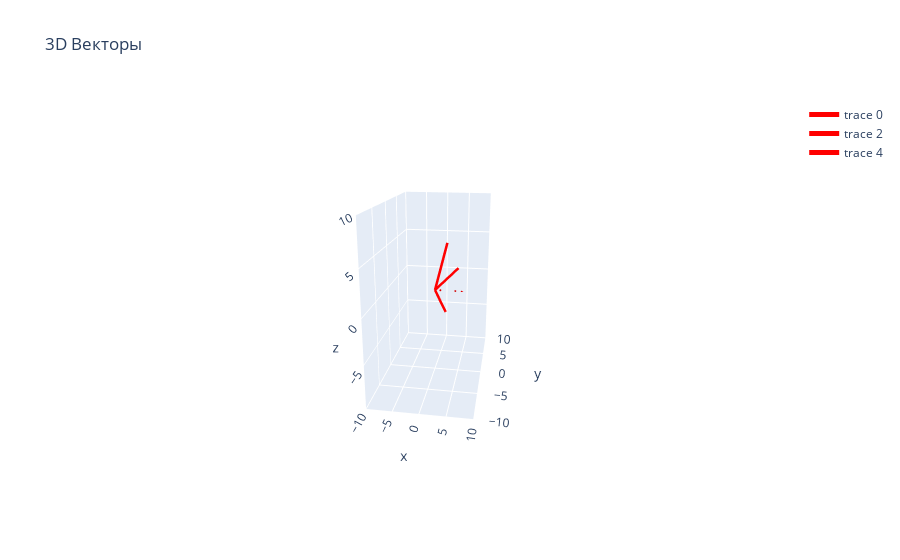

Source (notebook cell):
### Markdown cell above
# Task_1

Даны вектора $a$ и $b$. Изучите пример визуализации этих векторов. Получите вектор $c$ согласно данной формуле. Повизуализируйте все три вектора.

$$\overrightarrow{c} = \overrightarrow{a} + \overrightarrow{b}$$

### Code cell
a = np.array([3, -2, 6])
b = np.array([2, 1, -3])
c = a + b
plot_vectors(np.array([a, b, c]))

### Figure 1 — Plotly figure (JSON) as saved in the notebook; plotly's stock layout.template omitted (floating-point values rounded to 4 significant figures)
{"data": [{"line": {"color": "red", "width": 5}, "mode": "lines", "type": "scatter3d", "x": [0, -2], "y": [0, 3], "z": [0, 6]}, {"colorscale": [[0, "red"], [1, "red"]], "showscale": false, "sizemode": "absolute", "sizeref": 0.5, "type": "cone", "u": [6], "v": [3], "w": [-2], "x": [6], "y": [3], "z": [-2]}, {"line": {"color": "red", "width": 5}, "mode": "lines", "type": "scatter3d", "x": [0, 1], "y": [0, 2], "z": [0, -3]}, {"colorscale": [[0, "red"], [1, "red"]], "showscale": false, "sizemode": "absolute", "sizeref": 0.5, "type": "cone", "u": [-3], "v": [2], "w": [1], "x": [-3], "y": [2], "z": [1]}, {"line": {"color": "red", "width": 5}, "mode": "lines", "type": "scatter3d", "x": [0, -1], "y": [0, 5], "z": [0, 3]}, {"colorscale": [[0, "red"], [1, "red"]], "showscale": false, "sizemode": "absolute", "sizeref": 0.5, "type": "cone", "u": [3], "v": [5], "w": [-1], "x": [3], "y": [5], "z": [-1]}], "layout": {"scene": {"camera": {"eye": {"x": 3, "y": 0.5, "z": 1}}, "xaxis": {"range": [10, -10], "title": {"text": "y"}}, "yaxis": {"range": [-10, 10], "title": {"text": "x"}}, "zaxis": {"range": [-10, 10], "title": {"text": "z"}}}, "title": {"text": "3D Векторы"}}}
